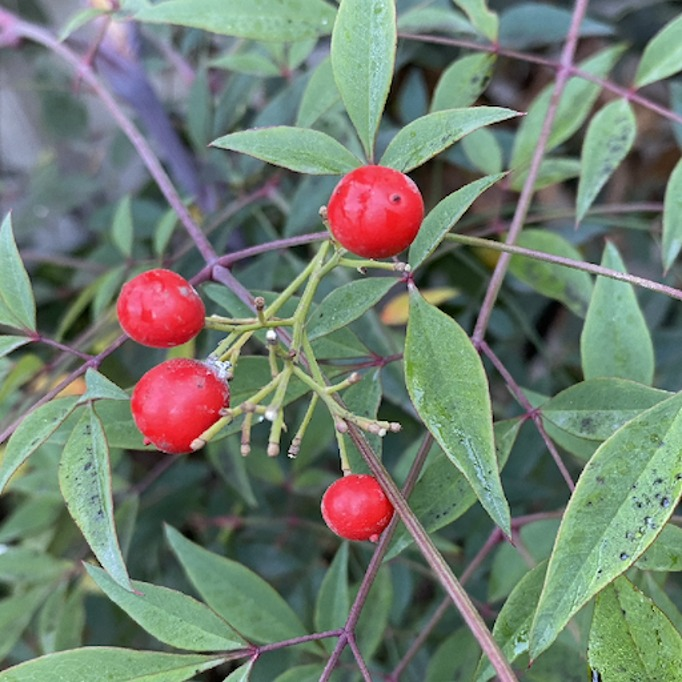
#> input picture Corte 2/img.jpeg, 682 x 682 px, found by its file name
$ python fourActivity.py
#> lines starting #> are read from the running program, lines starting #| are printed output that depends on the picture; after the words box and inside, x2 and y2 are one past the last pixel; in counts of white or black regions, pixels touching at a corner belong together
from PIL import Image
import numpy as np
import matplotlib.pyplot as plt

imagen_pil = Image.open('./Corte 2/img.jpeg').convert('RGB')
#> imagen_pil is the input picture: PIL image 682x682 RGB; mean R, G, B 112.7, 125.1, 111.7
imagen_np = np.array(imagen_pil)
rgb = imagen_np.astype(float)

r, g, b = rgb[:,:,0], rgb[:,:,1], rgb[:,:,2]
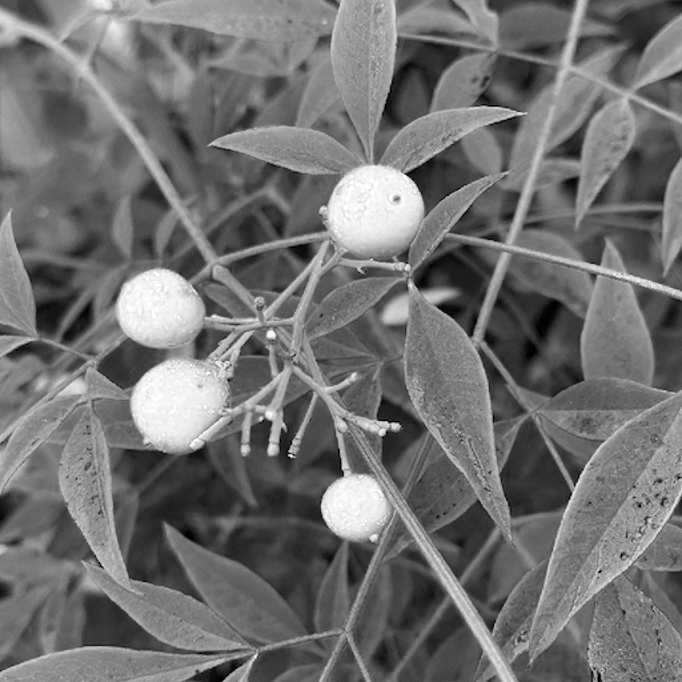
#> r: shape (682, 682) float64; min 0, max 255, mean 112.7
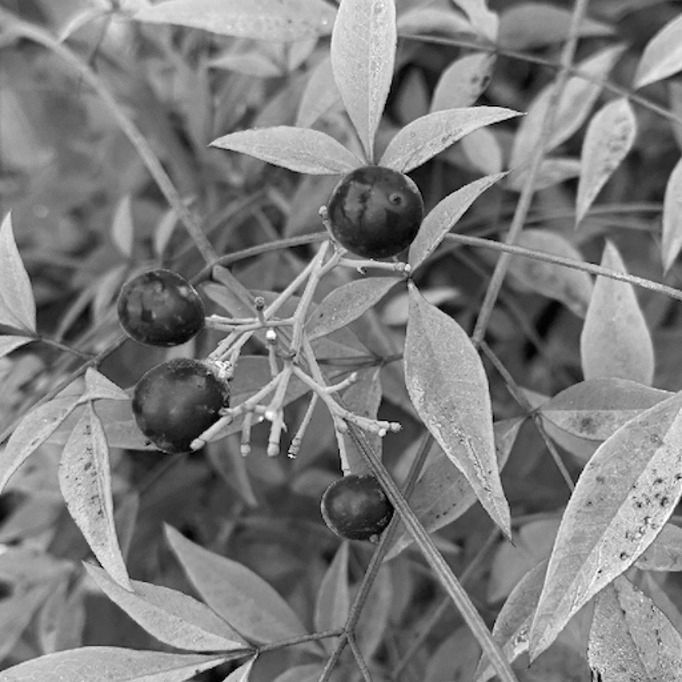
#> g: shape (682, 682) float64; min 0, max 255, mean 125.1
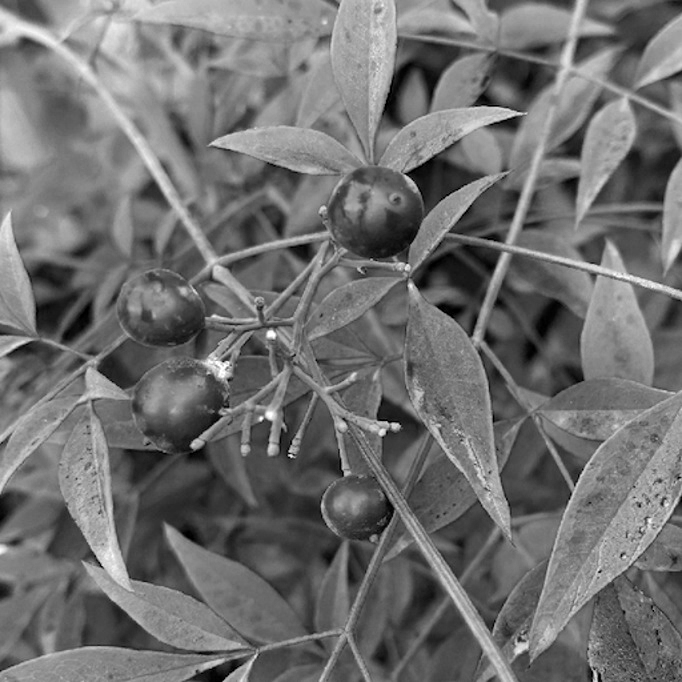
#> b: shape (682, 682) float64; min 0, max 255, mean 111.7
umbral_diff = 60
imagen_binaria = np.where((r - g > umbral_diff) & (r - b > umbral_diff), 255, 0).astype(np.uint8)
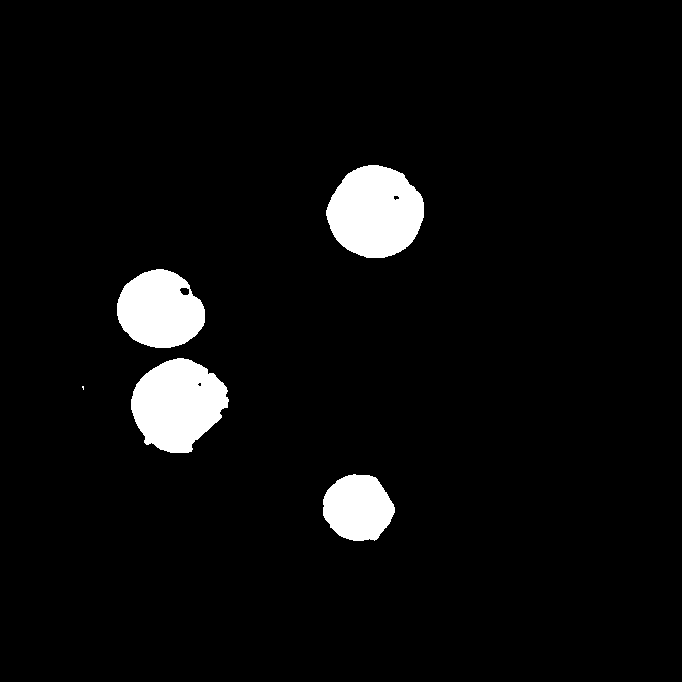
#> imagen_binaria: shape (682, 682); 4.8% white; 5 white regions (1 under 20 px), largest, box (x1, y1, x2, y2) and area: (326, 165, 424, 258) 6917, (131, 358, 229, 453) 6624, (117, 269, 205, 348) 5231, (323, 474, 395, 541) 3678
def dilatacion(img):
    res = np.zeros_like(img)
    for i, j in [(-1,0), (1,0), (0,-1), (0,1), (-1,-1), (-1,1), (1,-1), (1,1)]:
        res = np.maximum(res, np.roll(np.roll(img, i, 0), j, 1))
    return res

def erosion(img):
    res = np.full_like(img, 255)
    for i, j in [(-1,0), (1,0), (0,-1), (0,1), (-1,-1), (-1,1), (1,-1), (1,1)]:
        res = np.minimum(res, np.roll(np.roll(img, i, 0), j, 1))
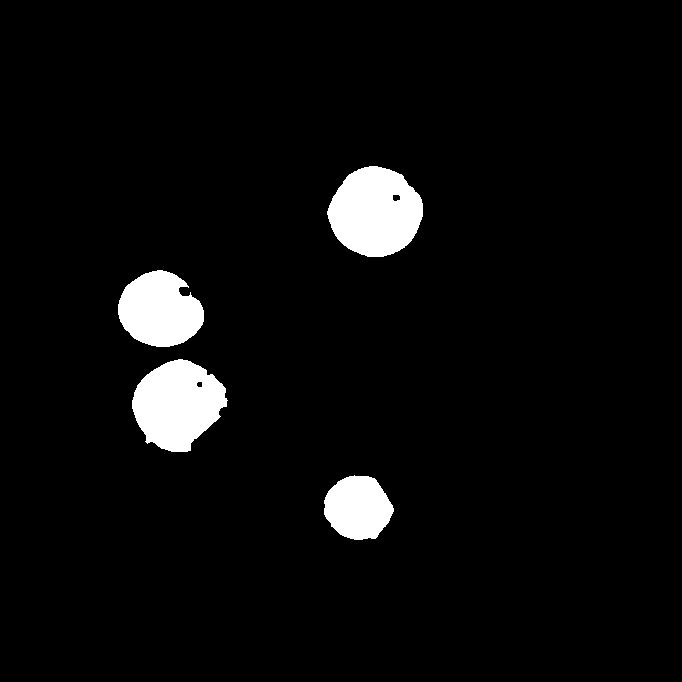
#> res: shape (682, 682); 4.5% white; 4 white regions, box (x1, y1, x2, y2) and area: (327, 166, 423, 257) 6517, (132, 359, 228, 452) 6208, (118, 270, 204, 347) 4867, (324, 475, 394, 540) 3399
    return res

imagenErosion = erosion(imagen_binaria)
imagenDilatacion = dilatacion(imagenErosion)
#> after the loop in dilatacion, `for i, j in [(-1,0), (1,0), (0,-1), (0,1), (-1,-1), (-1,1), (1,-1), (1..`: res: shape (682, 682); 4.8% white; 4 white regions, box (x1, y1, x2, y2) and area: (326, 165, 424, 258) 6917, (131, 358, 229, 453) 6620, (117, 269, 205, 348) 5227, (323, 474, 395, 541) 3677

gradiente = dilatacion(imagenDilatacion).astype(np.int16) - erosion(imagenDilatacion).astype(np.int16)
#> after the loop in dilatacion (call 2), `for i, j in [(-1,0), (1,0), (0,-1), (0,1), (-1,-1), (-1,1), (1,-1), (1..`:
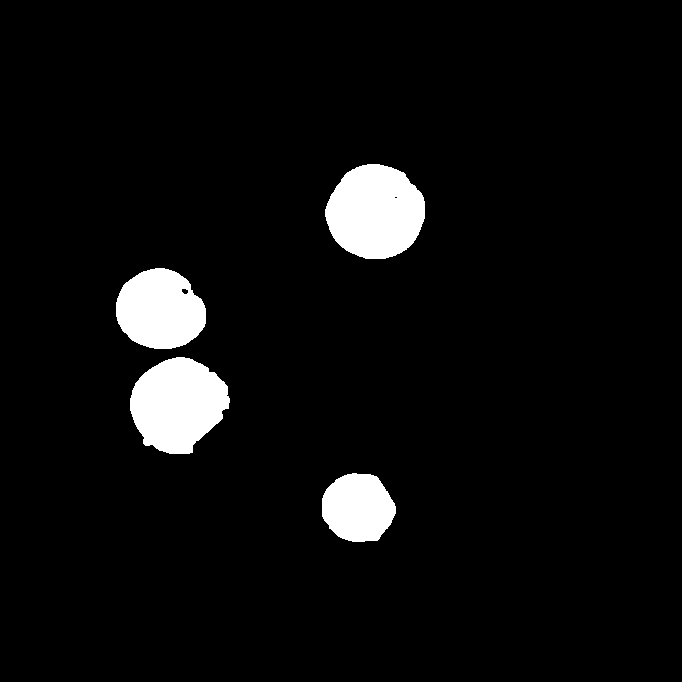
#> res: shape (682, 682); 5.1% white; 4 white regions, box (x1, y1, x2, y2) and area: (325, 164, 425, 259) 7316, (130, 357, 230, 454) 7029, (116, 268, 206, 349) 5595, (322, 473, 396, 542) 3962
#> in erosion (call 2), `res = np.full_like(img, 255)`: res: shape (682, 682); every value is 255
#> gradiente: shape (682, 682) int16; 0.63% white in thin lines or dots, all inside (x1, y1, x2, y2) = (116, 164, 425, 542)
gradiente = np.clip(gradiente, 0, 255).astype(np.uint8)

imagen_salida = imagen_np.copy()
color_marca = [0, 0, 0]
imagen_salida[gradiente > 0] = color_marca
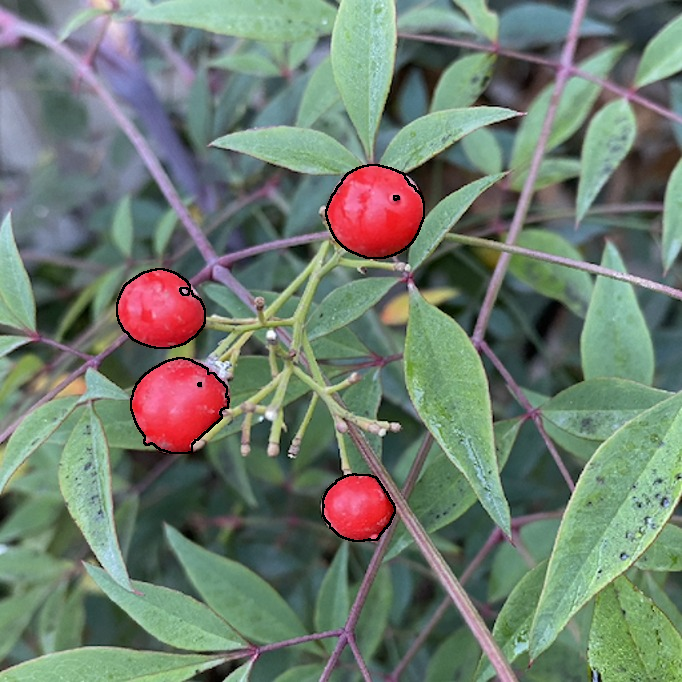
#> imagen_salida: shape (682, 682, 3); 0.63% of pixels changed, all inside (x1, y1, x2, y2) = (116, 164, 425, 542)

plt.figure(figsize=(16, 12))

plt.subplot(2, 2, 1)
plt.imshow(imagen_np)
plt.title('1. Imagen Original', fontsize=15)
plt.axis('off')

plt.subplot(2, 2, 2)
plt.imshow(imagen_binaria, cmap='gray')
plt.title('2. Imagen Binarizada (Detección de Rojo)', fontsize=15)
plt.axis('off')

plt.subplot(2, 2, 3)
plt.imshow(gradiente, cmap='gray')
plt.title('3. Gradiente Morfológico (Solo Bordes)', fontsize=15)
plt.axis('off')

plt.subplot(2, 2, 4)
plt.imshow(imagen_salida)
plt.title('4. Resultado: Original con Frutas Marcadas', fontsize=15)
plt.axis('off')

plt.tight_layout()
plt.show()
